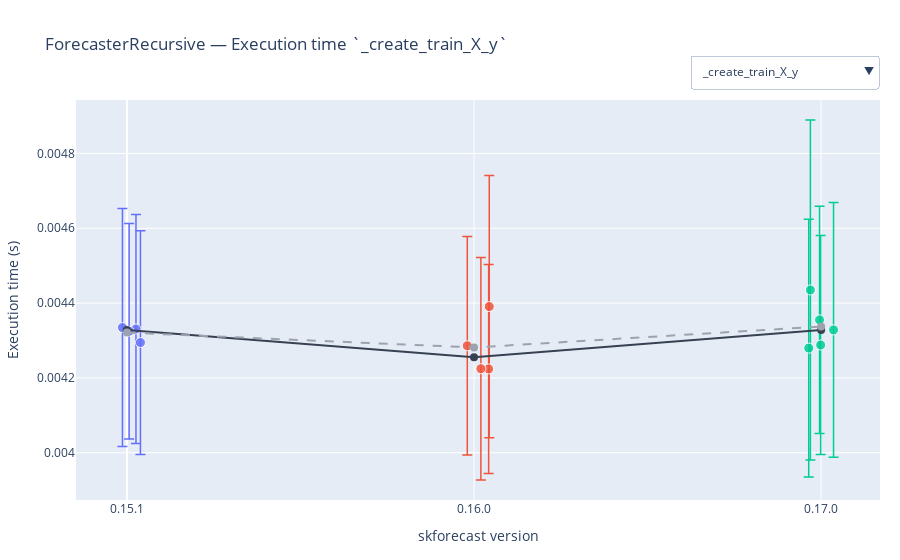

Notebook cell for this chart:
### Markdown cell above
## ForecasterRecursive

The [`ForecasterRecursive` class](https://skforecast.org/latest/user_guides/autoregresive-forecaster.html) is benchmarked under a fixed experimental setup to ensure fair comparison across library versions. Key conditions are:

| Condition           | Value                                                                                |
|:--------------------|:-------------------------------------------------------------------------------------|
| Regressor           | `sklearn.dummy.DummyRegressor` (to isolate forecaster overhead)                      |
| Dataset length      | 2000 synthetic observations (generated with `bench_forecaster_recursive._make_data`) |
| Lags as predictors  | 50                                                                                   |
| Exogenous features  | 3                                                                                    |
| Data transformation | `StandardScaler()` for time series features and exogenous variables                  |
| Prediction horizon  | 100 steps ahead                                                                      |
| Backtesting split   | 1200 training, remaining for testing, step size = 50, no re-fitting (see [guide](https://skforecast.org/latest/user_guides/backtesting.html)) |

**Note:** In versions `< 0.14.0`, `ForecasterRecursive` was named `ForecasterAutoreg`.

### Code cell
# Plot benchmark results
# ==============================================================================
plot_benchmark_results(
    results_benchmark_all,
    forecaster_names = ['ForecasterRecursive', 'ForecasterAutoreg'],
    regressors       = ['DummyRegressor'],
    add_mean         = True,
    add_median       = True
)
